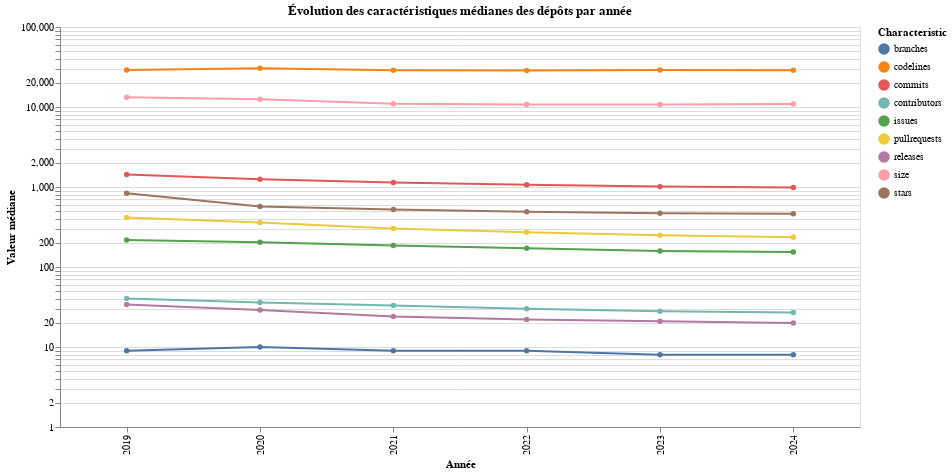

Notebook source saved alongside this figure:
### Markdown cell above
## Draw a line chart representing the evolution of the repositories characteristics over the years

### Code cell
data = []

for year, median_values in repositories_characteristics:
    for characteristic, value in median_values.items():
        data.append({
            'Year': year,
            'Characteristic': characteristic,
            'Value': value
        })

df_medians = pd.DataFrame(data)

chart = alt.Chart(df_medians).mark_line(point=True).encode(
    x=alt.X('Year:O', title="Année"),
    y=alt.Y('Value:Q', title="Valeur médiane", scale=alt.Scale(type='log')),
    color=alt.Color('Characteristic:N'),
    tooltip=['Year', 'Characteristic', 'Value']
).properties(
    title="Évolution des caractéristiques médianes des dépôts par année",
    width=800,
    height=400
).interactive()

chart.show()

### Figure 1 — Vega-Lite specification as saved in the notebook (floating-point values rounded to 4 significant figures)
{"config": {"view": {"continuousWidth": 300, "continuousHeight": 300}}, "data": {"name": "data-66d150ba01960c928ae8e61336422707"}, "mark": {"type": "line", "point": true}, "encoding": {"color": {"field": "Characteristic", "type": "nominal"}, "tooltip": [{"field": "Year", "type": "quantitative"}, {"field": "Characteristic", "type": "nominal"}, {"field": "Value", "type": "quantitative"}], "x": {"field": "Year", "title": "Année", "type": "ordinal"}, "y": {"field": "Value", "scale": {"type": "log"}, "title": "Valeur médiane", "type": "quantitative"}}, "height": 400, "params": [{"name": "param_1", "select": {"type": "interval", "encodings": ["x", "y"]}, "bind": "scales"}], "title": "Évolution des caractéristiques médianes des dépôts par année", "width": 800, "$schema": "https://vega.github.io/schema/vega-lite/v5.20.1.json", "datasets": {"data-66d150ba01960c928ae8e61336422707": [{"Year": 2019, "Characteristic": "commits", "Value": 1432.0}, {"Year": 2019, "Characteristic": "branches", "Value": 9.0}, {"Year": 2019, "Characteristic": "releases", "Value": 34.0}, {"Year": 2019, "Characteristic": "contributors", "Value": 40.5}, {"Year": 2019, "Characteristic": "stars", "Value": 834.5}, {"Year": 2019, "Characteristic": "issues", "Value": 217.0}, {"Year": 2019, "Characteristic": "pullrequests", "Value": 417.0}, {"Year": 2019, "Characteristic": "codelines", "Value": 29020.0}, {"Year": 2019, "Characteristic": "size", "Value": 13230.0}, {"Year": 2020, "Characteristic": "commits", "Value": 1249.0}, {"Year": 2020, "Characteristic": "branches", "Value": 10.0}, {"Year": 2020, "Characteristic": "releases", "Value": 29.0}, {"Year": 2020, "Characteristic": "contributors", "Value": 36.0}, {"Year": 2020, "Characteristic": "stars", "Value": 572.0}, {"Year": 2020, "Characteristic": "issues", "Value": 204.0}, {"Year": 2020, "Characteristic": "pullrequests", "Value": 360.0}, {"Year": 2020, "Characteristic": "codelines", "Value": 30480.0}, {"Year": 2020, "Characteristic": "size", "Value": 12530.0}, {"Year": 2021, "Characteristic": "commits", "Value": 1140.0}, {"Year": 2021, "Characteristic": "branches", "Value": 9.0}, {"Year": 2021, "Characteristic": "releases", "Value": 24.0}, {"Year": 2021, "Characteristic": "contributors", "Value": 33.0}, {"Year": 2021, "Characteristic": "stars", "Value": 522.0}, {"Year": 2021, "Characteristic": "issues", "Value": 186.0}, {"Year": 2021, "Characteristic": "pullrequests", "Value": 303.0}, {"Year": 2021, "Characteristic": "codelines", "Value": 28770.0}, {"Year": 2021, "Characteristic": "size", "Value": 10950.0}, {"Year": 2022, "Characteristic": "commits", "Value": 1065.0}, {"Year": 2022, "Characteristic": "branches", "Value": 9.0}, {"Year": 2022, "Characteristic": "releases", "Value": 22.0}, {"Year": 2022, "Characteristic": "contributors", "Value": 30.0}, {"Year": 2022, "Characteristic": "stars", "Value": 491.0}, {"Year": 2022, "Characteristic": "issues", "Value": 171.0}, {"Year": 2022, "Characteristic": "pullrequests", "Value": 272.0}, {"Year": 2022, "Characteristic": "codelines", "Value": 28660.0}, {"Year": 2022, "Characteristic": "size", "Value": 10710.0}, {"Year": 2023, "Characteristic": "commits", "Value": 1011.0}, {"Year": 2023, "Characteristic": "branches", "Value": 8.0}, {"Year": 2023, "Characteristic": "releases", "Value": 21.0}, {"Year": 2023, "Characteristic": "contributors", "Value": 28.0}, {"Year": 2023, "Characteristic": "stars", "Value": 470.0}, {"Year": 2023, "Characteristic": "issues", "Value": 159.0}, {"Year": 2023, "Characteristic": "pullrequests", "Value": 250.0}, {"Year": 2023, "Characteristic": "codelines", "Value": 28980.0}, {"Year": 2023, "Characteristic": "size", "Value": 10770.0}, {"Year": 2024, "Characteristic": "commits", "Value": 985.0}, {"Year": 2024, "Characteristic": "branches", "Value": 8.0}, {"Year": 2024, "Characteristic": "releases", "Value": 20.0}, {"Year": 2024, "Characteristic": "contributors", "Value": 27.0}, {"Year": 2024, "Characteristic": "stars", "Value": 462.0}, {"Year": 2024, "Characteristic": "issues", "Value": 154.0}, {"Year": 2024, "Characteristic": "pullrequests", "Value": 236.0}, {"Year": 2024, "Characteristic": "codelines", "Value": 28900.0}, {"Year": 2024, "Characteristic": "size", "Value": 10870.0}]}}
